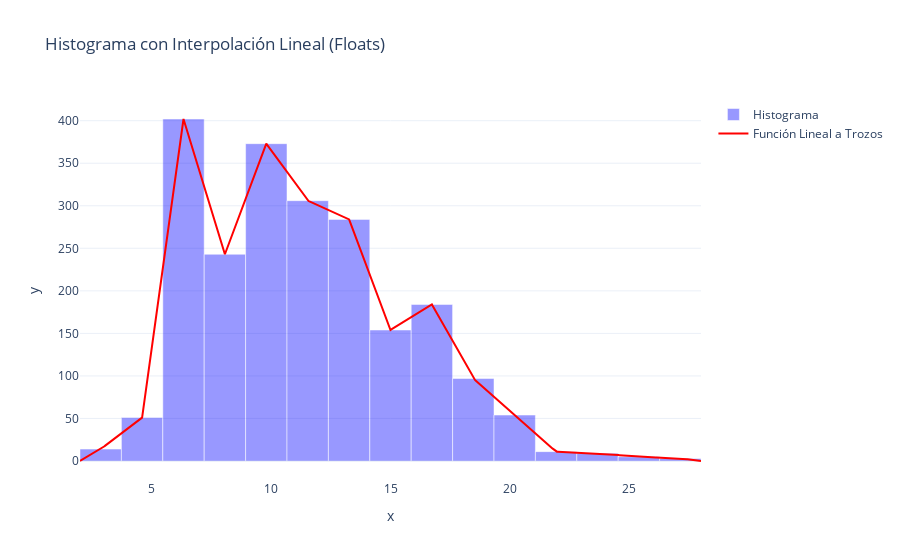

Source (notebook cell):
### Code cell
empiric = EmpiricDistribution.EmpiricDistribution()

empiric.set_histogram(df['minutos_viaje'], n_bins=15)

empiric.train(show_histogram=True, show_process=True)

### Figure 1 — Plotly figure (JSON) as saved in the notebook; plotly's stock layout.template omitted (floating-point values rounded to 4 significant figures; data arrays with more than 128 entries replaced by an {"elided": "..."} marker saying what was removed)
{"data": [{"marker": {"color": "blue"}, "name": "Histograma", "opacity": 0.4, "type": "bar", "width": 1.733, "x": [2.867, 4.6, 6.333, 8.067, 9.8, 11.53, 13.27, 15.0, 16.73, 18.47, 20.2, 21.93, 23.67, 25.4, 27.13], "y": [14, 51, 402, 243, 373, 306, 284, 154, 184, 97, 54, 11, 9, 5, 3]}, {"line": {"color": "red", "width": 2}, "mode": "lines", "name": "Función Lineal a Trozos", "type": "scatter", "x": {"elided": "800 float values"}, "y": {"elided": "800 float values"}}], "layout": {"bargap": 0, "title": {"text": "Histograma con Interpolación Lineal (Floats)"}, "xaxis": {"title": {"text": "x"}}, "yaxis": {"title": {"text": "y"}}}}
